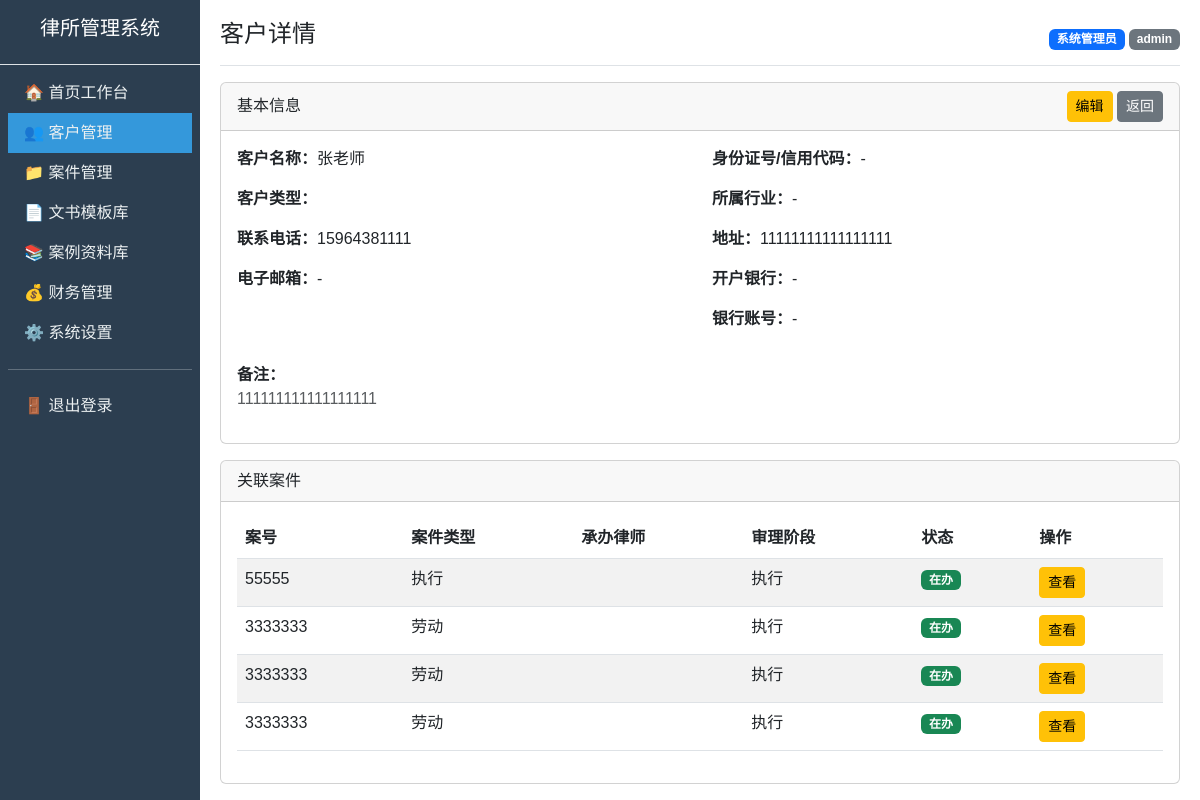
Page /client/detail/1 (signed in) on the committed database.
### models.py (models this page shows)
class Client(db.Model):
    __tablename__ = "client"
    id = db.Column(db.Integer, primary_key=True, autoincrement=True)
    name = db.Column(db.String(32), nullable=False)  # 客户姓名
    id_card = db.Column(db.String(32))  # 身份证号
    phone = db.Column(db.String(16), index=True)  # 手机号
    address = db.Column(db.String(256))  # 住址
    tag = db.Column(db.String(32))  # 客户标签：个人/企业/法律顾问单位
    remark = db.Column(db.Text)  # 备注
    create_time = db.Column(db.DateTime, default=datetime.now)

class CaseInfo(db.Model):
    __tablename__ = "case_info"
    id = db.Column(db.Integer, primary_key=True, autoincrement=True)
    client_id = db.Column(db.Integer, db.ForeignKey("client.id"))  # 客户ID
    case_no = db.Column(db.String(64))  # 案号
    case_type = db.Column(db.String(32))  # 案件类型：民事/刑事/劳动/行政/执行
    court = db.Column(db.String(128))  # 受理法院
    lawyer_id = db.Column(db.Integer, db.ForeignKey("sys_user.id"))  # 承办律师ID
    opposite_party = db.Column(db.String(128))  # 对方当事人
    accept_date = db.Column(db.Date)  # 收案日期
    stage = db.Column(db.String(32), default="立案")  # 审理阶段
    status = db.Column(db.String(16), default="在办")  # 案件状态：在办/结案
    court_date = db.Column(db.Date)  # 开庭日期
    create_time = db.Column(db.DateTime, default=datetime.now)

### app.py (the view)
@app.route('/client/detail/<int:id>')
def client_detail(id):
    client = Client.query.get_or_404(id)
    cases = CaseInfo.query.filter_by(client_id=id).all()
    return render_template('client/detail.html', client=client, cases=cases)

### app.py (called while the page is built)
@app.before_request
def login_required():
    allowed_paths = ['/login', '/static/']
    if request.path in allowed_paths or request.path.startswith('/static'):
        return None
    if 'user_id' not in session:
        return redirect(url_for('login'))
    return None

### templates/client/detail.html (shortened to what this page needs)
{% extends "base.html" %}
{% block page_title %}客户详情{% endblock %}
{% block content %}
<div class="card mb-3">
    <div class="card-header d-flex justify-content-between align-items-center">
        <span>基本信息</span>
        <div>
            <a href="/client/edit/{{ client.id }}" class="btn btn-sm btn-warning">编辑</a>
            <a href="/client/list" class="btn btn-sm btn-secondary">返回</a>
        </div>
    </div>
    <div class="card-body">
        <div class="row">
            <div class="col-md-6">
                <p><strong>客户名称：</strong>{{ client.name }}</p>
                <p><strong>客户类型：</strong>{{ client.type }}</p>
                <p><strong>联系电话：</strong>{{ client.phone }}</p>
                <p><strong>电子邮箱：</strong>{{ client.email or '-' }}</p>
            </div>
            <div class="col-md-6">
                <p><strong>身份证号/信用代码：</strong>{{ client.id_number or '-' }}</p>
                <p><strong>所属行业：</strong>{{ client.industry or '-' }}</p>
                <p><strong>地址：</strong>{{ client.address or '-' }}</p>
                <p><strong>开户银行：</strong>{{ client.bank_name or '-' }}</p>
                <p><strong>银行账号：</strong>{{ client.bank_account or '-' }}</p>
            </div>
        </div>
        {% if client.remark %}
        <div class="mt-3">
            <strong>备注：</strong>
            <p class="text-muted">{{ client.remark }}</p>
        </div>
        {% endif %}
    </div>
</div>
<div class="card">
    <div class="card-header">关联案件</div>
    <div class="card-body">
        {% if cases %}
        <table class="table table-striped">
            <thead>
                <tr>
                    <th>案号</th>
                    <th>案件类型</th>
                    <th>承办律师</th>
                    <th>审理阶段</th>
                    <th>状态</th>
                    <th>操作</th>
                </tr>
            </thead>
            <tbody>
                {% for case in cases %}
                <tr>
                    <td>{{ case.case_no or '-' }}</td>
                    <td>{{ case.case_type }}</td>
                    <td>{{ case.lawyer_name }}</td>
                    <td>{{ case.stage }}</td>
                    <td>
                        {% if case.status == '在办' %}
                        <span class="badge bg-success">在办</span>
                        {% else %}
                        <span class="badge bg-secondary">结案</span>
                        {% endif %}
                    </td>
                    <td>
                        <a href="/case/edit/{{ case.id }}" class="btn btn-sm btn-warning">查看</a>
                    </td>
                </tr>
                {% endfor %}
            </tbody>
        </table>
        {% else %}
        <p class="text-center text-muted">暂无关联案件</p>
        {% endif %}
    </div>
</div>
{% endblock %}

### templates/base.html (style rules this page uses)
body { font-family: "Microsoft YaHei", sans-serif; }

### rows in the picture
Client: name "张老师", phone "15964381111", address "11111111111111111", remark "111111111111111111"
CaseInfo: case_no "55555", case_type "执行", stage "执行", status "在办"
CaseInfo: case_no "3333333", case_type "劳动", stage "执行", status "在办"
CaseInfo: case_no "3333333", case_type "劳动", stage "执行", status "在办"
CaseInfo: case_no "3333333", case_type "劳动", stage "执行", status "在办"

### other values in the picture
{{ session.real_name }} "系统管理员"
{{ session.role }} "admin"
{{ client.email or '-' }} "-"
{{ client.id_number or '-' }} "-"
{{ client.industry or '-' }} "-"
{{ client.bank_name or '-' }} "-"
{{ client.bank_account or '-' }} "-"
